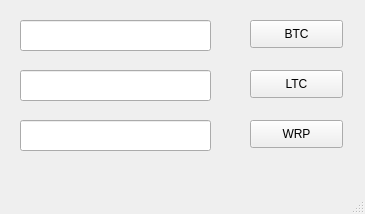
<?xml version="1.0" encoding="UTF-8"?>
<ui version="4.0">
 <class>MainWindow</class>
 <widget class="QMainWindow" name="MainWindow">
  <property name="geometry">
   <rect>
    <x>0</x>
    <y>0</y>
    <width>365</width>
    <height>214</height>
   </rect>
  </property>
  <property name="windowTitle">
   <string>MainWindow</string>
  </property>
  <widget class="QWidget" name="centralwidget">
   <widget class="QLineEdit" name="BTC_price">
    <property name="geometry">
     <rect>
      <x>20</x>
      <y>20</y>
      <width>191</width>
      <height>31</height>
     </rect>
    </property>
   </widget>
   <widget class="QLineEdit" name="LTC_price">
    <property name="geometry">
     <rect>
      <x>20</x>
      <y>70</y>
      <width>191</width>
      <height>31</height>
     </rect>
    </property>
   </widget>
   <widget class="QLineEdit" name="XRP_price">
    <property name="geometry">
     <rect>
      <x>20</x>
      <y>120</y>
      <width>191</width>
      <height>31</height>
     </rect>
    </property>
   </widget>
   <widget class="QPushButton" name="BTC">
    <property name="geometry">
     <rect>
      <x>250</x>
      <y>20</y>
      <width>93</width>
      <height>28</height>
     </rect>
    </property>
    <property name="text">
     <string>BTC</string>
    </property>
   </widget>
   <widget class="QPushButton" name="LTC">
    <property name="geometry">
     <rect>
      <x>250</x>
      <y>70</y>
      <width>93</width>
      <height>28</height>
     </rect>
    </property>
    <property name="text">
     <string>LTC</string>
    </property>
   </widget>
   <widget class="QPushButton" name="XRP">
    <property name="geometry">
     <rect>
      <x>250</x>
      <y>120</y>
      <width>93</width>
      <height>28</height>
     </rect>
    </property>
    <property name="text">
     <string>WRP</string>
    </property>
   </widget>
  </widget>
  <widget class="QMenuBar" name="menubar">
   <property name="geometry">
    <rect>
     <x>0</x>
     <y>0</y>
     <width>365</width>
     <height>26</height>
    </rect>
   </property>
  </widget>
  <widget class="QStatusBar" name="statusbar"/>
 </widget>
 <resources/>
 <connections/>
</ui>
